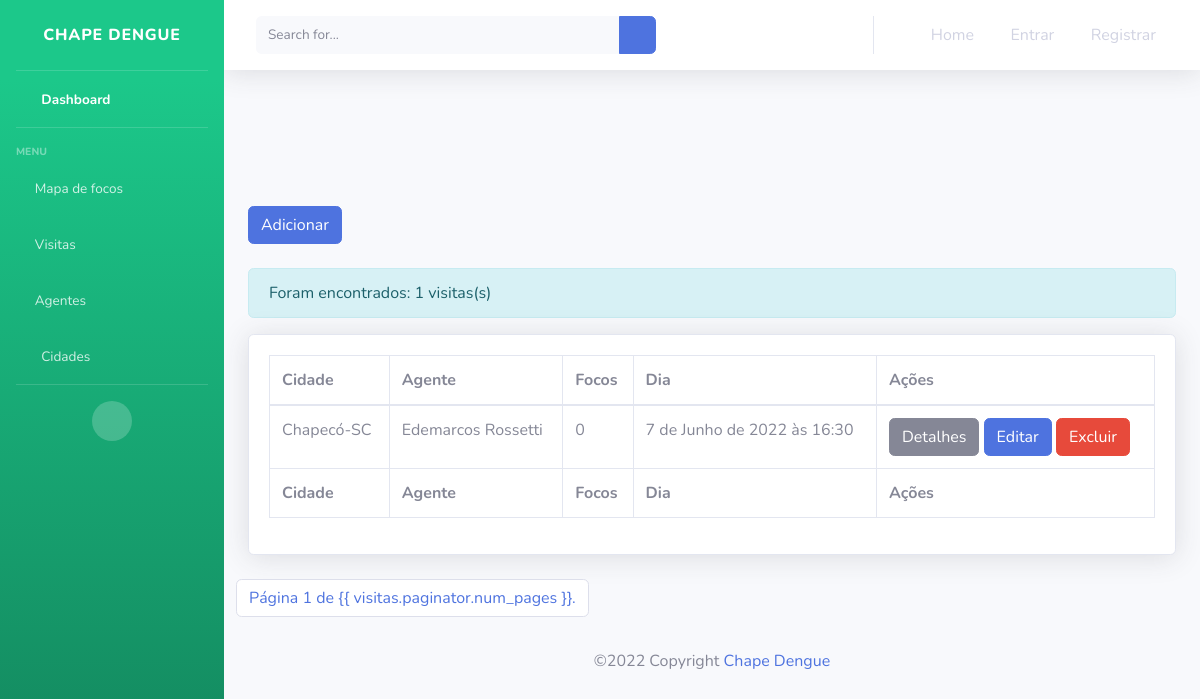
The page /visitas/ on the database as committed earlier.
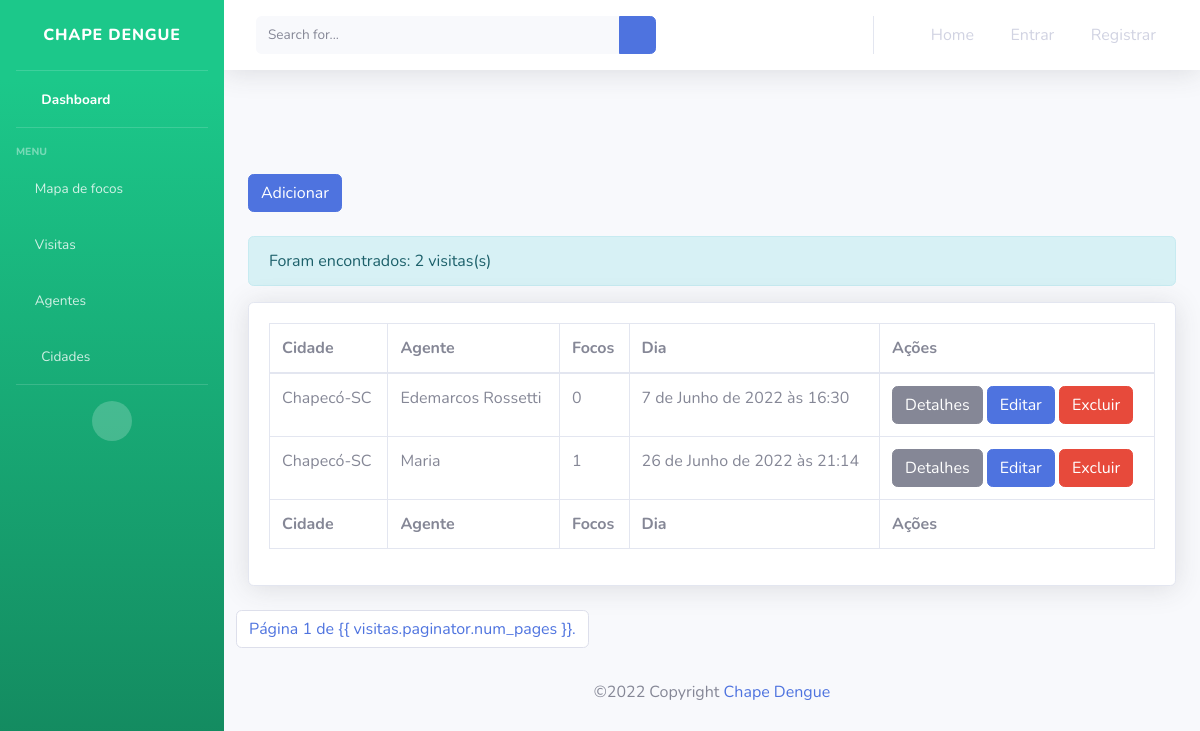
The same page on the database as committed later.
### chapDengue/models/Visita.py (models this page shows, shortened)
class Visita(models.Model):
    cidade = models.ForeignKey("Cidade", null=True, on_delete=models.SET_NULL, related_name='cidade')
    agente = models.ForeignKey("Agente", null=True, on_delete=models.SET_NULL, related_name='agente')
    rua = models.CharField(null=False, max_length=200)
    complemento = models.CharField(null=False, max_length=20)
    descricao = models.CharField(null=False, max_length=300)
    focos = models.IntegerField(null=False)
    dia = models.DateTimeField(null=False)
    status = models.BooleanField(default=True)
    created_at = models.DateTimeField(auto_now_add=True)
    updated_at = models.DateTimeField(auto_now=True)

### chapDengue/models/Cidade.py (models this page shows)
class Cidade(models.Model):
    estado = models.ForeignKey("Estado", null=True, on_delete=models.SET_NULL, related_name='estado')
    name = models.CharField(null=False, max_length=20)
    status = models.BooleanField(default=True)
    created_at = models.DateTimeField(auto_now_add=True)
    updated_at = models.DateTimeField(auto_now=True)
    def __str__(self):
        return '{}-{}'.format(self.name, self.estado.sigla)

### chapDengue/models/Estado.py (models this page shows, shortened)
class Estado(models.Model):
    name = models.CharField(null=False, max_length=20)
    sigla = models.CharField(null=False, max_length=2)
    status = models.BooleanField(default=True)
    created_at = models.DateTimeField(auto_now_add=True)
    updated_at = models.DateTimeField(auto_now=True)

### chapDengue/models/Agente.py (models this page shows)
class Agente(models.Model):
    name = models.CharField(null=False, max_length=20)
    status = models.BooleanField(default=True)
    created_at = models.DateTimeField(auto_now_add=True)
    updated_at = models.DateTimeField(auto_now=True)
    def __str__(self):
        return '{}'.format(self.name)

### chapDengue/views/ListarVisitasView.py (the view)
def listar_visitas_view(request):
     cidade = request.GET.get("Cidade")
     agente = request.GET.get("agente")
     rua = request.GET.get("rua")
     complemento = request.GET.get("complemento")
     descricao = request.GET.get("descricao")
     focos = request.GET.get("focos")
     dia = request.GET.get("dia")
     visitas = Visita.objects.all()
     if cidade is not None:
        visitas = Visita.filter(cidade__name=cidade)
     if agente is not None:
        visitas = Visita.filter(agente__name=agente)
     if rua is not None:
        visitas = Visita.filter(visita__rua=rua)
     if complemento is not None:
        visitas = Visita.filter(visita__complemento=complemento)
     if descricao is not None:
        visitas = Visita.filter(visita__descricao=descricao)
     if focos is not None:
        visitas = Visita.filter(visita__focos=focos)
     if dia is not None:
        visitas = Visita.filter(visita__dia=dia)
     if len(visitas) > 0:
         paginator = Paginator(visitas, 8)
         page = request.GET.get('page')
         visitas = paginator.get_page(page)
     get_copy = request.GET.copy()
     parameters = get_copy.pop('page', True) and get_copy.urlencode()
     context = {
         'visitas':visitas,
         'parameters': parameters
     }
     return render(request, template_name='visitas/visitas.html', context=context, status=200)

### chapDengue/templates/visitas/visitas.html (shortened to what this page needs)
{% extends "index.html" %}
{% load static %}
{% block content %}
<div id="content">
        <div class="container-fluid mt-0">
            <a href="{% url 'cadvisita' %}" class="btn btn-primary btn-card mb-4">Adicionar</a>
            <p class="alert alert-info">Foram encontrados: {{ visitas | length }} visitas(s)</p>
                <div class="card shadow mb-4">
                    <div class="card-body">
                        <div class="table-responsive">
                            <table class="table table-bordered" id="dataTable" width="100%" cellspacing="0">
                                <thead>
                                    <tr>
                                        <th>Cidade</th>
                                        <th>Agente</th>
                                        <th>Focos</th>
                                        <th>Dia</th>
                                        <th>Ações</th>
                                    </tr>
                                </thead>
                                <tfoot>
                                    <tr>
                                        <th>Cidade</th>
                                        <th>Agente</th>
                                        <th>Focos</th>
                                        <th>Dia</th>
                                        <th>Ações</th>
                                    </tr>
                                </tfoot>
                                <tbody>
                                    {% for visita in visitas %}
                                    <tr>
                                        <td>{{visita.cidade}}</td>
                                        <td>{{visita.agente}}</td>
                                        <td>{{visita.focos}}</td>
                                        <td>{{visita.dia}}</td>
                                        <td>
                                            <a href={% url 'profile' visita.id %} class="btn btn-secondary btn-card">Detalhes</a>
                                            <a href={% url 'profile' visita.id %} class="btn btn-primary btn-card">Editar</a>
                                            <a href={% url 'profile' visita.id %} class="btn btn-danger btn-card">Excluir</a>
                                        </td>
                                    </tr>
                                    {% endfor %}
                                </tbody>
                            </table>
                        </div>
                    </div>
                </div>
            <div class="row">
                <nav aria-label="Page navigation" class="navigation">
                    <ul class="pagination">
                        <li class="page-item"><a class="page-link" href="#">Página {{ visitas.number }} de {{
                                visitas.paginator.num_pages }}.</a></li>
                    </ul>
                </nav>
            </div>
</div>
{% endblock %}

Rows that differ between the two databases and show on the page:
added Visita: cidade "Chapecó-SC", agente "Maria", focos "1", dia "26 de Junho de 2022 às 21:14"
Other text that changed with them:
{{ visitas | length }}: "1" → "2"
